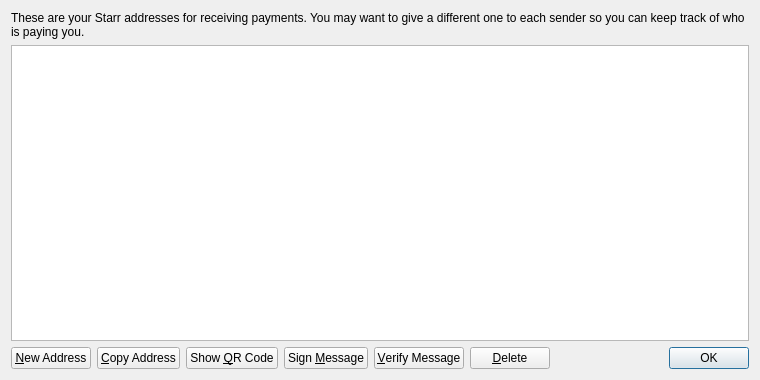
<?xml version="1.0" encoding="UTF-8"?>
<ui version="4.0">
 <class>AddressBookPage</class>
 <widget class="QWidget" name="AddressBookPage">
  <property name="geometry">
   <rect>
    <x>0</x>
    <y>0</y>
    <width>760</width>
    <height>380</height>
   </rect>
  </property>
  <property name="windowTitle">
   <string>Address Book</string>
  </property>
  <layout class="QVBoxLayout" name="verticalLayout">
   <item>
    <widget class="QLabel" name="labelExplanation">
     <property name="text">
      <string>These are your Starr addresses for receiving payments. You may want to give a different one to each sender so you can keep track of who is paying you.</string>
     </property>
     <property name="textFormat">
      <enum>Qt::PlainText</enum>
     </property>
     <property name="wordWrap">
      <bool>true</bool>
     </property>
    </widget>
   </item>
   <item>
    <widget class="QTableView" name="tableView">
     <property name="contextMenuPolicy">
      <enum>Qt::CustomContextMenu</enum>
     </property>
     <property name="toolTip">
      <string>Double-click to edit address or label</string>
     </property>
     <property name="tabKeyNavigation">
      <bool>false</bool>
     </property>
     <property name="alternatingRowColors">
      <bool>true</bool>
     </property>
     <property name="selectionMode">
      <enum>QAbstractItemView::SingleSelection</enum>
     </property>
     <property name="selectionBehavior">
      <enum>QAbstractItemView::SelectRows</enum>
     </property>
     <property name="sortingEnabled">
      <bool>true</bool>
     </property>
     <attribute name="verticalHeaderVisible">
      <bool>false</bool>
     </attribute>
    </widget>
   </item>
   <item>
    <layout class="QHBoxLayout" name="horizontalLayout">
     <item>
      <widget class="QPushButton" name="newAddressButton">
       <property name="toolTip">
        <string>Create a new address</string>
       </property>
       <property name="text">
        <string>&amp;New Address</string>
       </property>
       <property name="icon">
        <iconset resource="../bitcoin.qrc">
         <normaloff>:/icons/add</normaloff>:/icons/add</iconset>
       </property>
      </widget>
     </item>
     <item>
      <widget class="QPushButton" name="copyToClipboard">
       <property name="toolTip">
        <string>Copy the currently selected address to the system clipboard</string>
       </property>
       <property name="text">
        <string>&amp;Copy Address</string>
       </property>
       <property name="icon">
        <iconset resource="../bitcoin.qrc">
         <normaloff>:/icons/editcopy</normaloff>:/icons/editcopy</iconset>
       </property>
      </widget>
     </item>
     <item>
      <widget class="QPushButton" name="showQRCode">
       <property name="text">
        <string>Show &amp;QR Code</string>
       </property>
       <property name="icon">
        <iconset resource="../bitcoin.qrc">
         <normaloff>:/icons/qrcode</normaloff>:/icons/qrcode</iconset>
       </property>
      </widget>
     </item>
     <item>
      <widget class="QPushButton" name="signMessage">
       <property name="toolTip">
        <string>Sign a message to prove you own a Starr address</string>
       </property>
       <property name="text">
        <string>Sign &amp;Message</string>
       </property>
       <property name="icon">
        <iconset resource="../bitcoin.qrc">
         <normaloff>:/icons/edit</normaloff>:/icons/edit</iconset>
       </property>
      </widget>
     </item>
     <item>
      <widget class="QPushButton" name="verifyMessage">
       <property name="toolTip">
        <string>Verify a message to ensure it was signed with a specified Starr address</string>
       </property>
       <property name="text">
        <string>&amp;Verify Message</string>
       </property>
       <property name="icon">
        <iconset resource="../bitcoin.qrc">
         <normaloff>:/icons/transaction_0</normaloff>:/icons/transaction_0</iconset>
       </property>
      </widget>
     </item>
     <item>
      <widget class="QPushButton" name="deleteButton">
       <property name="toolTip">
        <string>Delete the currently selected address from the list</string>
       </property>
       <property name="text">
        <string>&amp;Delete</string>
       </property>
       <property name="icon">
        <iconset resource="../bitcoin.qrc">
         <normaloff>:/icons/remove</normaloff>:/icons/remove</iconset>
       </property>
      </widget>
     </item>
     <item>
      <spacer name="horizontalSpacer">
       <property name="orientation">
        <enum>Qt::Horizontal</enum>
       </property>
       <property name="sizeHint" stdset="0">
        <size>
         <width>40</width>
         <height>20</height>
        </size>
       </property>
      </spacer>
     </item>
     <item>
      <widget class="QDialogButtonBox" name="buttonBox">
       <property name="sizePolicy">
        <sizepolicy hsizetype="Maximum" vsizetype="Fixed">
         <horstretch>0</horstretch>
         <verstretch>0</verstretch>
        </sizepolicy>
       </property>
       <property name="standardButtons">
        <set>QDialogButtonBox::Ok</set>
       </property>
      </widget>
     </item>
    </layout>
   </item>
  </layout>
 </widget>
 <resources>
  <include location="../bitcoin.qrc"/>
 </resources>
 <connections/>
</ui>
